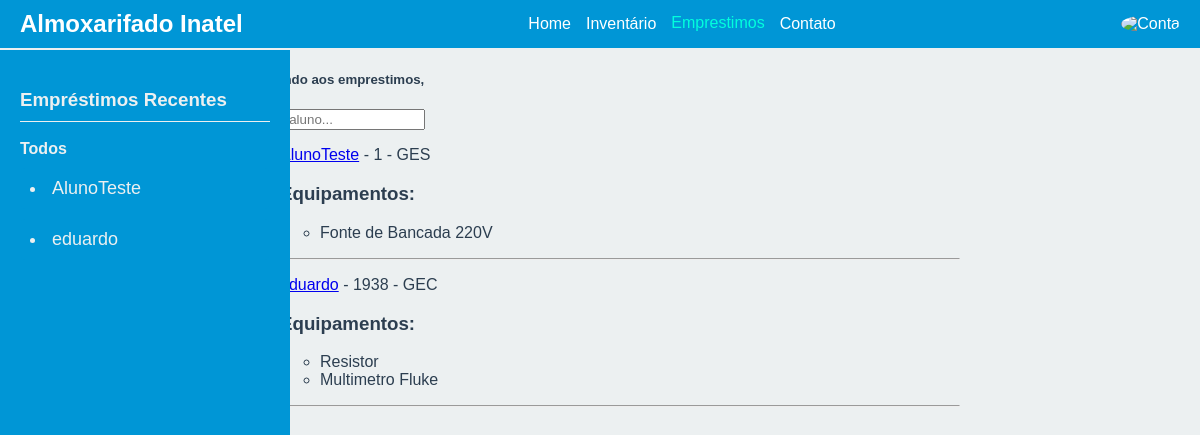
The app's page /emprestimos/, older data.
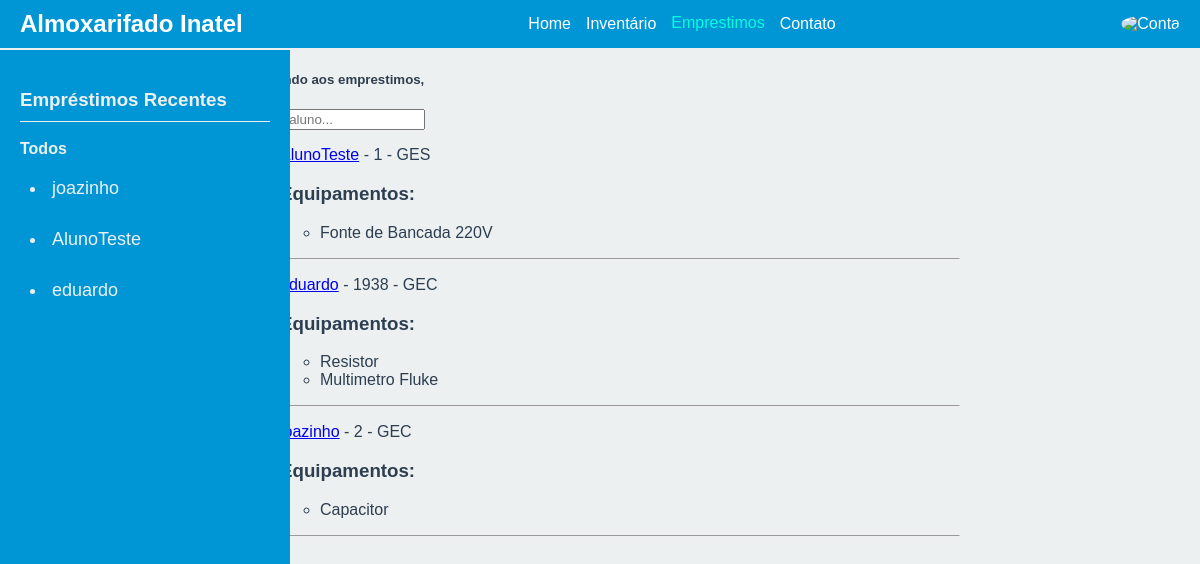
The same page, newer data.
### autenticacao/models.py (models this page shows, shortened)
class Aluno(models.Model):
    user = models.OneToOneField(User, on_delete=models.CASCADE, primary_key=True)
    matricula = models.IntegerField(unique=True)
    curso = models.CharField(max_length=50)

class User(AbstractUser):
    name = models.CharField(max_length=200, null=True)
    email= models.EmailField(unique=True, null=True)
    is_aluno = models.BooleanField(default=False)
    is_funcionario =models.BooleanField(default=False)
    USERNAME_FIELD = 'email'
    REQUIRED_FIELDS = []

### emprestimos/models.py (models this page shows, shortened)
class Emprestimo(models.Model):
    id = models.BigAutoField(primary_key=True, unique=True)
    estado = models.CharField(max_length=50)
    data_de_retirada = models.DateField(verbose_name='Data de Retirada')
    data_de_devolucao = models.DateField(verbose_name='Data de Devolução')
    aluno = models.ForeignKey(Aluno, on_delete=models.PROTECT)
    funcionario = models.ForeignKey(Funcionario, on_delete=models.PROTECT)

### inventario/models.py (models this page shows, shortened)
class Equipamento(models.Model):
    id = models.IntegerField(primary_key=True, unique=True)
    nome = models.CharField(max_length=50)
    descricao = models.CharField(max_length=500,verbose_name='Descrição')
    emprestimo = models.ForeignKey(Emprestimo, on_delete=models.SET_DEFAULT, default=None, blank=True, null=True)

class Emprestimo_has_components(models.Model):
    emprestimo = models.ForeignKey(Emprestimo, on_delete=models.CASCADE)
    componente = models.ForeignKey(Componente, on_delete=models.PROTECT)
    quantidade = models.IntegerField()

class Componente(models.Model):
    id = models.AutoField(primary_key=True, unique=True)
    nome = models.CharField(max_length=50)
    unidade_de_medida = models.CharField(max_length=50, verbose_name='Unidade de Medida')
    valor = models.DecimalField(decimal_places=4, max_digits=16)
    localizacao = models.CharField(max_length=50, verbose_name='Localização')

### emprestimos/views.py (the view)
# urls.py: path('',EmprestimoView, name='emprestimo'),
def EmprestimoView(request):
    q = request.GET.get('q') if request.GET.get('q') is not None else ''
    alunos = Aluno.objects.filter(Q(user__username__icontains=q))[:8]
    emprestimos = Emprestimo.objects.all().order_by('-id')
    equipamentos = Equipamento.objects.filter(emprestimo__in=emprestimos)
    componentes = Emprestimo_has_components.objects.filter(emprestimo__in=emprestimos)
    alunos_com_emprestimos = Aluno.objects.filter(emprestimo__isnull=False).distinct()
    alunos_com_emprestimos = sorted(alunos_com_emprestimos, key=lambda aluno: aluno.emprestimo_set.order_by('-id').first().id, reverse=True)
    context = {
        'alunos': alunos,
        'equipamentos': equipamentos,
        'emprestimos': emprestimos,
        'componentes': componentes,
        'alunos_com_emprestimos': alunos_com_emprestimos,
    }
    return render(request, 'emprestimos_almoxarife.html', context)

### emprestimos/templates/emprestimos_almoxarife.html (shortened to what this page needs)
{% extends "base.html" %}
{% block content %}
<div class="emprestimos-container">
    <div>
        {% include 'componente_emprestimo_recente.html' %}
    </div>
    <div>
        <h5>Bem vindo aos emprestimos, {{ user.username }}</h5>
        {% include 'navbar.html' %}
        {% include 'componente_feed.html' %}
    </div>
</div>
{% endblock content %}

### emprestimos/templates/componente_emprestimo_recente.html (shortened to what this page needs)
<head>
</head>
<body>
    <div class="sidebar">
        <h3>Empréstimos Recentes</h3>
        <div class="link-container">
            <a href="{% url 'emprestimo' %}">Todos</a>
        </div>
        {% for aluno in alunos_com_emprestimos %}
        <div class="aluno-link">
            <li><a href="{% url 'detalhes' pk=aluno.matricula %}">{{ aluno.user.username }}</a></li>
        </div>
        {% endfor %}
    </div>
</body>

### emprestimos/templates/componente_feed.html
<div>
    {% for aluno in alunos %}
    <div>
        <ul>
            {% for emprestimo in emprestimos %}
                {% if emprestimo.aluno == aluno %}
                    <li><a href="{% url 'detalhes' pk=aluno.matricula %}">{{ aluno.user.username }}</a> - {{aluno.matricula}} - {{aluno.curso}}</li>
                    <h3>Equipamentos:</h3>
                    <ul>
                        {% for componente in componentes %}
                            {% if componente.emprestimo == emprestimo %}
                                <li>{{ componente.componente.nome }}</li>
                            {% endif %}
                        {% endfor %}
                        {% for equipamento in equipamentos %}
                            {% if equipamento.emprestimo == emprestimo %}
                                <li>{{ equipamento.nome }}</li>
                            {% endif %}
                        {% endfor %}
                    </ul>
                {% endif %}
            {% endfor %}
        </ul>
        <hr>
    </div>
    {% endfor %}
</div>

Row changes from the older to the newer data that the page shows:
added Aluno: user.username "joazinho", matricula "2", curso "GEC"
added Emprestimo_has_components: componente.nome "Capacitor", shown under "joazinho"
